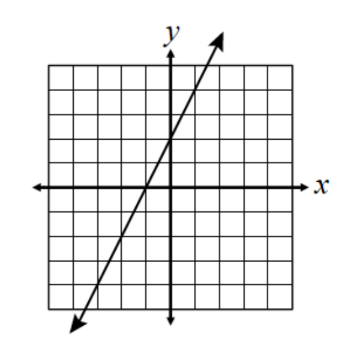
#> input picture linegraph.png, 347 x 355 px
$ python task2.py linegraph.png
#> lines starting #> are read from the running program, lines starting #| are printed output that depends on the picture; after the words box and inside, x2 and y2 are one past the last pixel; in counts of white or black regions, pixels touching at a corner belong together
from matplotlib import pyplot as plt
import cv2
import numpy as np
import pytesseract
from pytesseract import Output
import sys

def iswhite(color):
    return color>=250

def find_grid_bounds(img):
    y_end, x_end = img.shape[:2]
    y_end-=1
    x_end-=1
    x_start, y_start = 0,0
    curx = x_start
    cury = y_start
    bound = {}
    while curx<x_end:
        found=False
        cury=y_start
        while cury<y_end and iswhite(img[cury,curx]):
            cury+=1
        if not cury>=y_end/2:
            found=True
            break
        if found:
            break
        curx+=1
    bound['x_start']=curx
    bound['y_start']=cury

    cury=y_end
    curx=x_end
    while curx>=0:
        found=False
        cury=y_end
        while cury>=0 and iswhite(img[cury,curx]):
            cury-=1
        if cury>(2*y_end)/3:
            found=True
            break
        if found:
            break
        curx-=1
    bound['x_end']=curx
    bound['y_end']=cury
    cv2.rectangle(img,(bound['x_start'],bound['y_start']),(bound['x_end'],bound['y_end']),(0,255,0),2)
    plt.imshow(img)
    return bound


def get_mids(bounds):
    midx = int((bounds['x_end']-bounds['x_start'])/2)+30
    midy = int((bounds['y_end']-bounds['y_start'])/2)+60
    return midx,midy

def overlay_grid(img,bounds,typ):
    gap=2
    white=(255,255,255)
    thickness=1
    cross_hair = 10
    err=10
    midx,midy=get_mids(bounds)

    if typ=='hor':
        for x in range(bounds['x_start'],bounds['x_end']+1,gap):
            if abs(x-midx)<=cross_hair:
                continue
            cv2.line(img, (x, bounds['y_start']-err), (x, midy-cross_hair), 255, thickness)
            cv2.line(img, (x, midy+cross_hair), (x, bounds['y_end']+err), 255, thickness)

    if typ=='ver':
        for y in range(bounds['y_start'],bounds['y_end']+1,gap):
            if abs(y-midy)<=cross_hair:
                continue
            cv2.line(img, (bounds['x_start']-err,y), (midx-cross_hair,y), 255, thickness)
            cv2.line(img, (midx+cross_hair,y), (bounds['x_end']+err,y), 255, thickness)
def delete_axis_labels(img,bounds):
    size=40
    midx, midy = get_mids(bounds)
    x_coords = (bounds['x_end']+10,midy-50)
    y_coords = (midx-50,bounds['y_start']-50)
    cv2.rectangle(img, x_coords,(x_coords[0]+size,x_coords[1]+size), 255,-1)
    cv2.rectangle(img, y_coords,(y_coords[0]+size,y_coords[1]+size), 255,-1)
    return x_coords, y_coords,size

def add_axis_labels(img,bounds):
    x_coords,y_coords,size = delete_axis_labels(img,bounds)
    x = cv2.cvtColor(cv2.imread('x.png'), cv2.COLOR_BGR2GRAY)
    x = cv2.resize(x, (size-2,size), interpolation = cv2.INTER_AREA)
    y = cv2.cvtColor(cv2.imread('y.png'), cv2.COLOR_BGR2GRAY)
    y = cv2.resize(y, (size,size), interpolation = cv2.INTER_AREA)

    img[x_coords[1]+size:x_coords[1]+2*size, x_coords[0]:x_coords[0]+size] = x
    img[y_coords[1]:y_coords[1]+size, y_coords[0]+size:y_coords[0]+2*size] = y

def fix_gaps(curve):
    contours,_ = cv2.findContours(curve,cv2.RETR_TREE,cv2.CHAIN_APPROX_SIMPLE)
    orig = cv2.imread('linegraph.png')
    cv2.drawContours(curve, contours, -1, (0, 255, 0), 12)
    contours, _ = cv2.findContours(curve,cv2.RETR_TREE,cv2.CHAIN_APPROX_SIMPLE)
    cv2.drawContours(curve, contours, -1, (0, 255, 0), 3)
    kernel = np.ones((3,3),np.uint8)
    return cv2.dilate(curve,kernel,iterations = 4)

def isolate_grid(img=cv2.imread('linegraph.png')):
    kernel_y = np.ones((200,1), np.uint8)
    kernel_x = np.ones((1,200), np.uint8)
    yaxis = cv2.morphologyEx(img, cv2.MORPH_CLOSE, kernel_y)
    xaxis = cv2.morphologyEx(img, cv2.MORPH_CLOSE, kernel_x)
    return xaxis, yaxis

if __name__=='__main__':
    plt.rcParams['figure.figsize'] = [15, 10]
    img = cv2.imread(sys.argv[1])
#> img is the input picture: shape (355, 347, 3); mean B, G, R 236.6, 236.6, 236.6
    img = cv2.cvtColor(img, cv2.COLOR_BGR2GRAY)
#> img: shape (355, 347)
    ret, img = cv2.threshold(img, 230, 255, cv2.THRESH_BINARY)
#> img: shape (355, 347); 86.9% white; 3 black regions, box (x1, y1, x2, y2) and area: (32, 31, 309, 334) 15890, (162, 26, 180, 48) 146, (313, 179, 330, 194) 128
    kernel = np.zeros((15,15),np.uint8)
    #img = cv2.erode(img,kernel,iterations = 25)
    plt.rcParams['figure.figsize'] = [10, 5]

    bounds = find_grid_bounds(img)
#> in find_grid_bounds, `cv2.rectangle(img,(bound['x_start'],bound['y_start']),(bound['x_end'],..`:
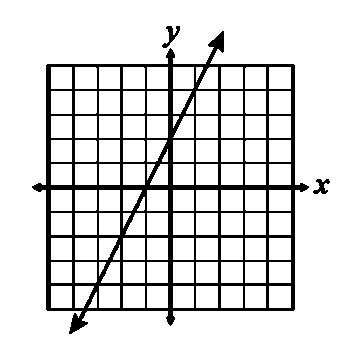
#> img: shape (355, 347); 86.5% white; 3 black regions, box (x1, y1, x2, y2) and area: (32, 31, 309, 334) 16374, (162, 26, 180, 48) 146, (313, 179, 330, 194) 128
#> bounds = {'x_start': 47, 'y_start': 65, 'x_end': 293, 'y_end': 309}

    #find axes
    xaxis, yaxis = isolate_grid(img)
#> in isolate_grid, `yaxis = cv2.morphologyEx(img, cv2.MORPH_CLOSE, kernel_y)`: yaxis: shape (355, 347); 93.1% white; 11 black regions, largest, box (x1, y1, x2, y2) and area: (168, 49, 173, 327) 1377, (46, 65, 51, 312) 1233, (291, 65, 295, 312) 986
#> in isolate_grid, `xaxis = cv2.morphologyEx(img, cv2.MORPH_CLOSE, kernel_x)`: xaxis: shape (355, 347); 94% white; 11 black regions, largest, box (x1, y1, x2, y2) and area: (33, 185, 310, 190) 1375, (47, 235, 296, 238) 747, (47, 283, 296, 286) 747
    plt.imshow(xaxis,cmap=plt.cm.gray)

    #find figure
    curve = cv2.add(img, (255-xaxis))
#> curve: shape (355, 347); 92.4% white; 114 black regions (6 under 20 px), largest, box (x1, y1, x2, y2) and area: (46, 64, 51, 185) 561, (46, 190, 51, 311) 553, (206, 31, 224, 64) 256
    curve = cv2.add(curve, (255-yaxis))
#> curve: shape (355, 347); 98.6% white; 44 black regions (30 under 20 px), largest, box (x1, y1, x2, y2) and area: (206, 31, 224, 64) 256, (69, 311, 88, 334) 225, (162, 26, 180, 48) 146
    ret, imt = cv2.threshold(img, 100, 255, cv2.THRESH_BINARY)

    plt.imshow(imt,cmap=plt.cm.gray)
    ret, curve = cv2.threshold(curve, 100, 255, cv2.THRESH_BINARY)

    #line = thresh_img
    curve = cv2.medianBlur(curve, 5)
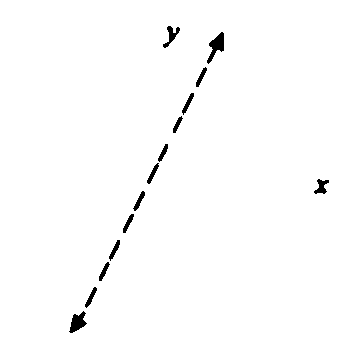
#> curve: shape (355, 347); 98.7% white; 14 black regions
    delete_axis_labels(curve,bounds)
#> in get_mids, `midx = int((bounds['x_end']-bounds['x_start'])/2)+30`: midx = 153
#> in get_mids, `midy = int((bounds['y_end']-bounds['y_start'])/2)+60`: midy = 182
#> in delete_axis_labels, `midx, midy = get_mids(bounds)`: midx = 153; midy = 182
#> in delete_axis_labels, `x_coords = (bounds['x_end']+10,midy-50)`: x_coords = (303, 132)
#> in delete_axis_labels, `y_coords = (midx-50,bounds['y_start']-50)`: y_coords = (103, 15)
    curve = fix_gaps(curve)
#> in fix_gaps, `contours,_ = cv2.findContours(curve,cv2.RETR_TREE,cv2.CHAIN_APPROX_SIM..`: contours = 15 contours; largest, box (x1, y1, x2, y2) and area: (0, 0, 347, 355) 122484, (206, 31, 225, 65) 284, (68, 310, 88, 334) 244, (162, 25, 181, 49) 170, (313, 178, 330, 195) 146
#> in fix_gaps, `contours, _ = cv2.findContours(curve,cv2.RETR_TREE,cv2.CHAIN_APPROX_SI..`: contours = 4 contours; box (x1, y1, x2, y2) and area: (7, 7, 340, 348) 112880, (61, 24, 232, 341) 6548, (155, 18, 188, 56) 765, (306, 171, 337, 202) 667
#> in fix_gaps, `cv2.drawContours(curve, contours, -1, (0, 255, 0), 3)`: curve: shape (355, 347); 80.7% white; 3 black regions, box (x1, y1, x2, y2) and area: (0, 0, 347, 355) 14523, (59, 22, 234, 343) 8220, (153, 16, 190, 58) 1011
#> in fix_gaps, `return cv2.dilate(curve,kernel,iterations = 4)`:
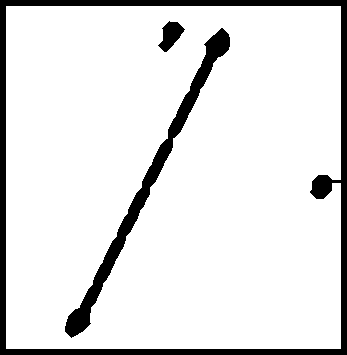
#> returned value: shape (355, 347); 89.1% white; 3 black regions, box (x1, y1, x2, y2) and area: (0, 0, 347, 355) 8716, (65, 28, 230, 338) 4280, (158, 21, 185, 52) 451

    #make axes dotted
    overlay_grid(yaxis,bounds,"ver")
#> in overlay_grid, `midx,midy=get_mids(bounds)`: midx = 153; midy = 182
#> after the loop in overlay_grid, `for y in range(bounds['y_start'],bounds['y_end']+1,gap):`:
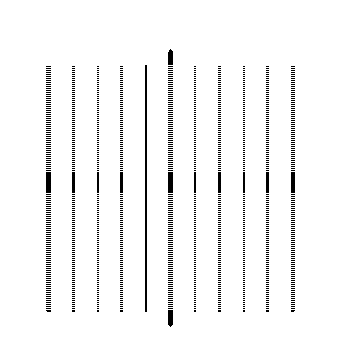
#> img: shape (355, 347); 96% white; black in thin lines or dots, all inside (x1, y1, x2, y2) = (46, 49, 295, 327)
    overlay_grid(xaxis,bounds,"hor")
#> call 2 of overlay_grid, with typ = 'hor'
#> after the loop in overlay_grid (call 2), `for x in range(bounds['x_start'],bounds['x_end']+1,gap):`:
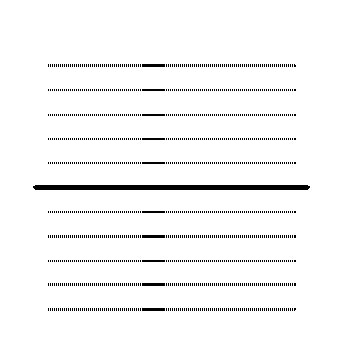
#> img: shape (355, 347); 96.2% white; 1131 black regions (1120 under 20 px), largest, box (x1, y1, x2, y2) and area: (33, 185, 310, 190) 1375, (142, 64, 165, 67) 69, (142, 235, 165, 238) 69
    axes = np.minimum(xaxis,yaxis)
#> axes: shape (355, 347); 92.6% white; black in thin lines or dots, all inside (x1, y1, x2, y2) = (33, 49, 310, 327)
    _,axes = cv2.threshold(axes, 180, 255, cv2.THRESH_BINARY)
    #final
    curve_edges = cv2.Canny(curve,600,600,apertureSize = 7)
#> curve_edges: shape (355, 347); 1.9% white in thin lines or dots
    kernel = np.ones((2,2), np.uint8)
    curve_edges = cv2.dilate(curve_edges,kernel,iterations = 1)
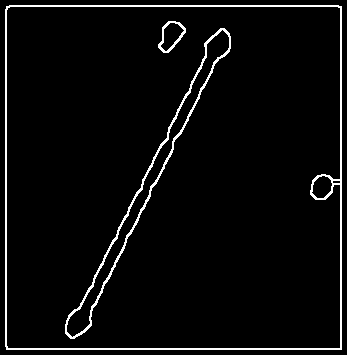
#> curve_edges: shape (355, 347); 4% white in thin lines or dots
    #plt.imshow(curve_edges, cmap=plt.cm.gray)

    final = np.minimum(axes,curve)
#> final: shape (355, 347); 82% white; 1785 black regions (1777 under 20 px), largest, box (x1, y1, x2, y2) and area: (0, 0, 347, 355) 8716, (33, 28, 310, 338) 7161, (158, 21, 185, 67) 532
    final = np.maximum(final,curve_edges)
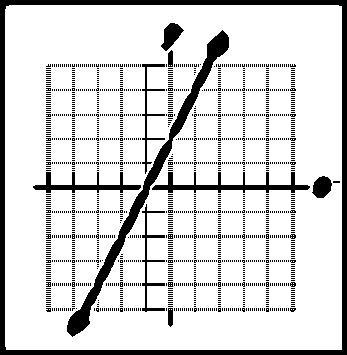
#> final: shape (355, 347); 84.1% white; 1815 black regions (1801 under 20 px), largest, box (x1, y1, x2, y2) and area: (0, 0, 347, 355) 6933, (67, 30, 229, 337) 3396, (152, 172, 310, 193) 1083
    #add labels
    add_axis_labels(final,bounds)
#> in delete_axis_labels (call 2), `cv2.rectangle(img, x_coords,(x_coords[0]+size,x_coords[1]+size), 255,-1)`: img: shape (355, 347); 84.1% white; 1815 black regions (1801 under 20 px), largest, box (x1, y1, x2, y2) and area: (0, 0, 347, 355) 6851, (67, 30, 229, 337) 3396, (152, 172, 310, 193) 1083
#> in add_axis_labels, `x_coords,y_coords,size = delete_axis_labels(img,bounds)`: x_coords = (303, 132); y_coords = (103, 15); size = 40
#> (the run stopped early here; a loop or call above may not have finished)

$ run again, with test.png copied over linegraph.png
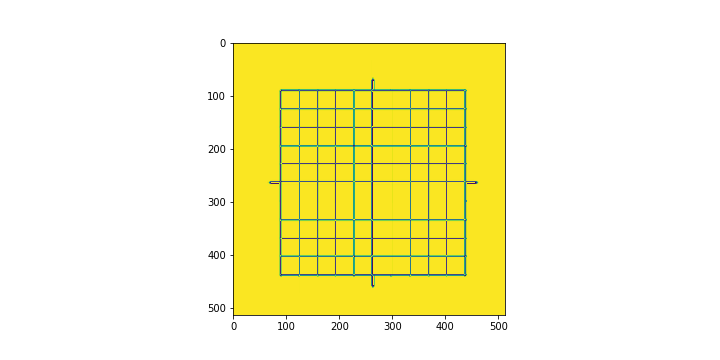
#> input picture test.png, 720 x 360 px
#> img is the input picture: shape (360, 720, 3); mean B, G, R 192.8, 244.1, 247.9
#> in find_grid_bounds, `cv2.rectangle(img,(bound['x_start'],bound['y_start']),(bound['x_end'],..`:
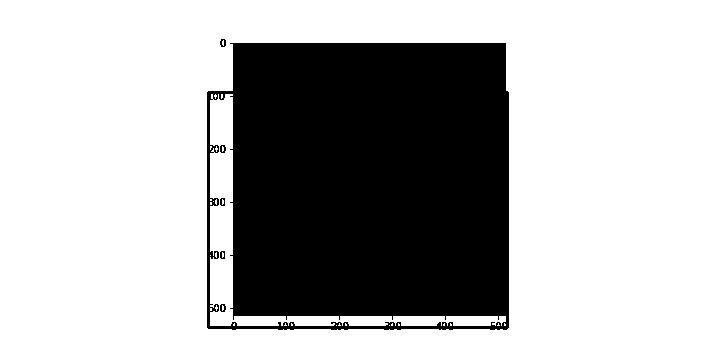
#> img: shape (360, 720); 70.1% white; 6 black regions, box (x1, y1, x2, y2) and area: (207, 43, 509, 330) 77458, (220, 39, 226, 47) 32, (220, 145, 226, 153) 32, (220, 304, 226, 312) 32, (220, 198, 225, 206) 28, (220, 251, 225, 259) 28
#> bounds = {'x_start': 208, 'y_start': 92, 'x_end': 507, 'y_end': 327}
#> yaxis: shape (360, 720); 70.7% white; 2 black regions, box (x1, y1, x2, y2) and area: (233, 44, 509, 331) 75266, (207, 92, 210, 330) 712
#> xaxis: shape (360, 720); 70.6% white; 2 black regions, box (x1, y1, x2, y2) and area: (208, 43, 510, 316) 75298, (208, 326, 510, 329) 904
#> in get_mids, `midx = int((bounds['x_end']-bounds['x_start'])/2)+30`: midx = 179
#> in get_mids, `midy = int((bounds['y_end']-bounds['y_start'])/2)+60`: midy = 177
#> in delete_axis_labels, `midx, midy = get_mids(bounds)`: midx = 179; midy = 177
#> in delete_axis_labels, `x_coords = (bounds['x_end']+10,midy-50)`: x_coords = (517, 127)
#> in delete_axis_labels, `y_coords = (midx-50,bounds['y_start']-50)`: y_coords = (129, 42)
#> in fix_gaps, `contours,_ = cv2.findContours(curve,cv2.RETR_TREE,cv2.CHAIN_APPROX_SIM..`: contours = 36 contours, 29 with area under 20; largest, box (x1, y1, x2, y2) and area: (0, 0, 720, 360) 258121, (209, 251, 218, 259) 44, (211, 198, 218, 206) 40, (211, 145, 218, 153) 30, (211, 304, 218, 312) 30, (217, 251, 222, 259) 20, (217, 198, 222, 206) 20
#> in fix_gaps, `contours, _ = cv2.findContours(curve,cv2.RETR_TREE,cv2.CHAIN_APPROX_SI..`: contours = 13 contours; largest, box (x1, y1, x2, y2) and area: (7, 7, 713, 353) 243225, (202, 244, 232, 266) 472, (204, 191, 232, 213) 456, (204, 138, 232, 160) 452, (204, 297, 232, 319) 444
#> in overlay_grid, `midx,midy=get_mids(bounds)`: midx = 179; midy = 177
#> axes: shape (360, 720); 76% white; 288 black regions (286 under 20 px), largest, box (x1, y1, x2, y2) and area: (231, 43, 510, 316) 61396, (207, 167, 210, 188) 63
#> `final = np.maximum(final,curve_edges)`:
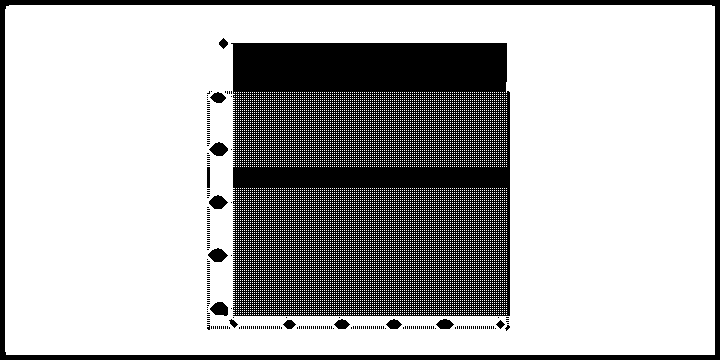
#> final: shape (360, 720); 71.4% white; 236 black regions (221 under 20 px), largest, box (x1, y1, x2, y2) and area: (231, 43, 510, 316) 61396, (0, 0, 720, 360) 10713, (210, 302, 228, 316) 185
#> in add_axis_labels, `x_coords,y_coords,size = delete_axis_labels(img,bounds)`: x_coords = (517, 127); y_coords = (129, 42); size = 40

$ run again, with barchart.png copied over linegraph.png
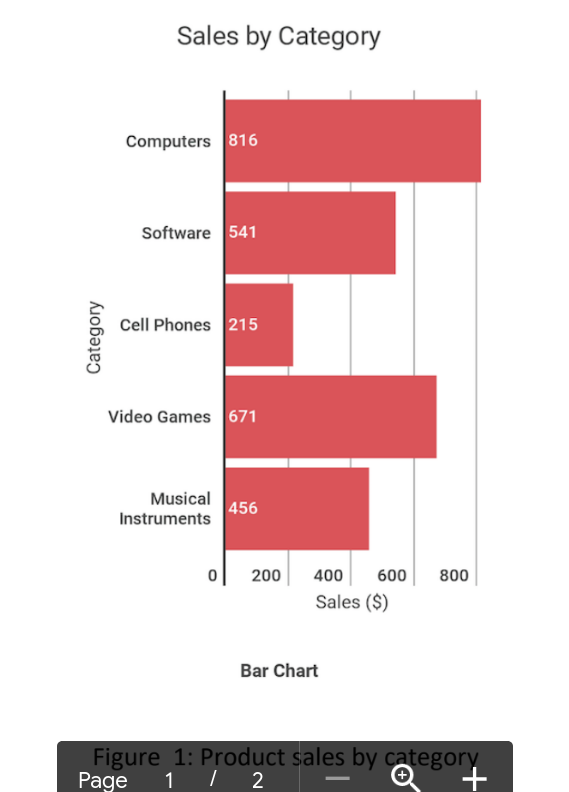
#> input picture barchart.png, 569 x 792 px
#> img is the input picture: shape (792, 569, 3); mean B, G, R 216.4, 215.6, 236.3
#> in find_grid_bounds, `cv2.rectangle(img,(bound['x_start'],bound['y_start']),(bound['x_end'],..`:
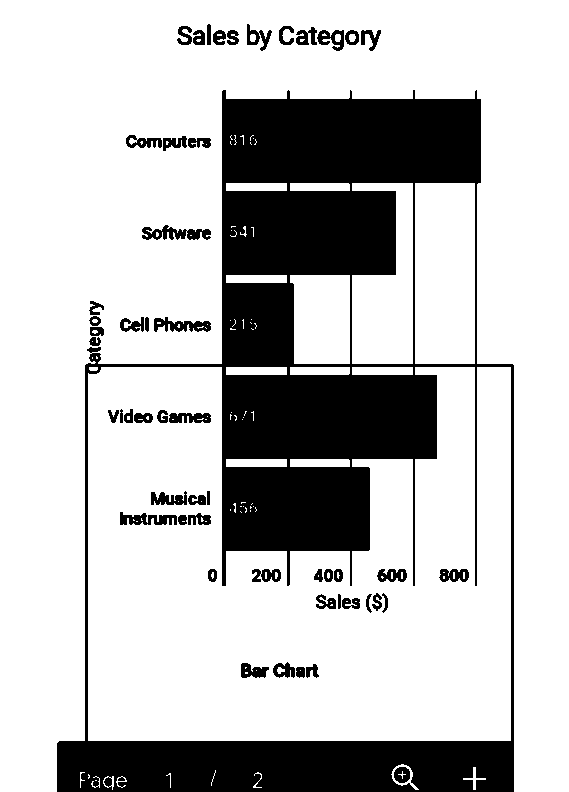
#> img: shape (792, 569); 75.6% white; 53 black regions, largest, box (x1, y1, x2, y2) and area: (57, 90, 514, 792) 101064, (142, 225, 211, 240) 579, (154, 317, 211, 332) 484
#> bounds = {'x_start': 86, 'y_start': 365, 'x_end': 512, 'y_end': 791}
#> yaxis: shape (792, 569); 98% white; 7 black regions, largest, box (x1, y1, x2, y2) and area: (222, 91, 226, 587) 1983, (287, 91, 290, 587) 1485, (85, 365, 88, 792) 1280
#> xaxis: shape (792, 569); 88.3% white; 6 black regions, box (x1, y1, x2, y2) and area: (223, 99, 482, 183) 21427, (58, 741, 515, 770) 12543, (223, 421, 438, 459) 8170, (223, 375, 438, 411) 7740, (58, 788, 515, 792) 1517, (86, 364, 515, 367) 1285
#> in get_mids, `midx = int((bounds['x_end']-bounds['x_start'])/2)+30`: midx = 243
#> in get_mids, `midy = int((bounds['y_end']-bounds['y_start'])/2)+60`: midy = 273
#> in delete_axis_labels, `midx, midy = get_mids(bounds)`: midx = 243; midy = 273
#> in delete_axis_labels, `x_coords = (bounds['x_end']+10,midy-50)`: x_coords = (522, 223)
#> in delete_axis_labels, `y_coords = (midx-50,bounds['y_start']-50)`: y_coords = (193, 315)
#> in fix_gaps, `contours,_ = cv2.findContours(curve,cv2.RETR_TREE,cv2.CHAIN_APPROX_SIM..`: contours = 54 contours, 13 with area under 20; largest, box (x1, y1, x2, y2) and area: (0, 0, 569, 792) 449288, (289, 190, 397, 276) 9057, (289, 466, 371, 552) 6847, (87, 766, 412, 791) 6137, (225, 466, 288, 552) 5252
#> in fix_gaps, `contours, _ = cv2.findContours(curve,cv2.RETR_TREE,cv2.CHAIN_APPROX_SI..`: contours = 18 contours, 1 with area under 20; largest, box (x1, y1, x2, y2) and area: (7, 7, 562, 785) 419520, (218, 183, 404, 372) 25212, (218, 459, 378, 559) 15569, (170, 17, 389, 59) 6492, (218, 403, 445, 429) 5447
#> in overlay_grid, `midx,midy=get_mids(bounds)`: midx = 243; midy = 273
#> axes: shape (792, 569); 90.3% white; 1574 black regions (1179 under 20 px), largest, box (x1, y1, x2, y2) and area: (221, 91, 482, 367) 24038, (58, 740, 88, 771) 858, (233, 421, 254, 459) 798
#> in delete_axis_labels (call 2), `cv2.rectangle(img, y_coords,(y_coords[0]+size,y_coords[1]+size), 255,-1)`:
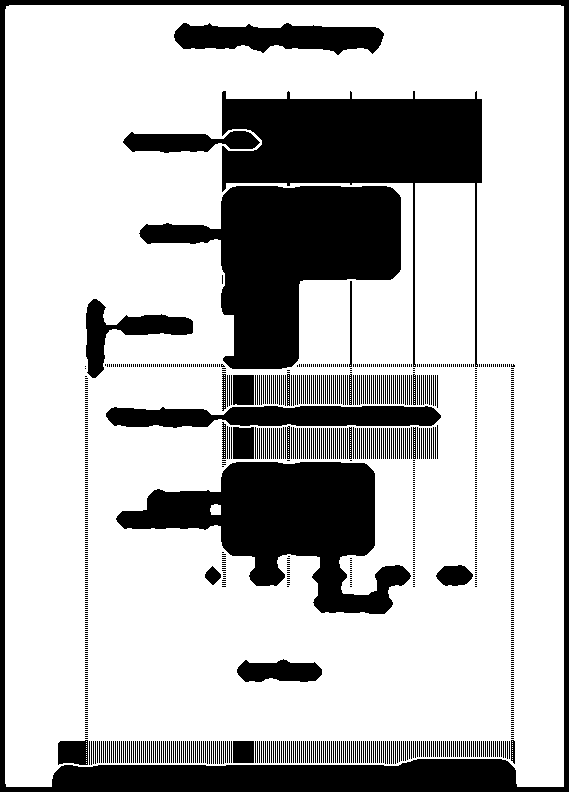
#> img: shape (792, 569); 72.5% white; 1175 black regions (824 under 20 px), largest, box (x1, y1, x2, y2) and area: (139, 186, 401, 369) 24228, (0, 0, 569, 792) 24181, (222, 91, 482, 367) 21988
#> in add_axis_labels, `x_coords,y_coords,size = delete_axis_labels(img,bounds)`: x_coords = (522, 223); y_coords = (193, 315); size = 40
